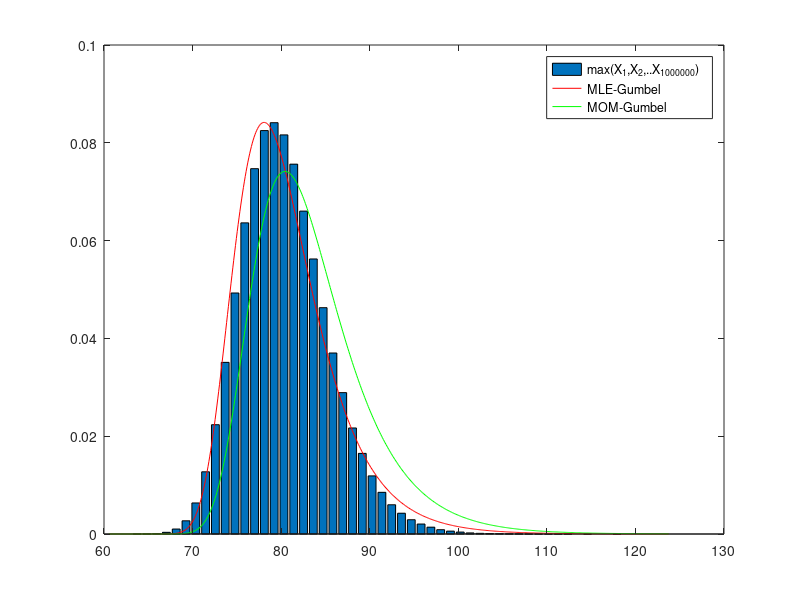

The MATLAB source for this figure:
clear all
close all
clc

% OPTIONS

% number of realizations per block (snow events per year, independent)
nr = 30;

%number of samples, blocks (years with observation)
nb = 1e6;

mu = 60;
sigma = 10;

% SIMULATION
R = normrnd(mu, sigma, nr, nb);

maxR = max(R,[],1);

% PLOT
[f,x] = hist(maxR, 50);
bar(x,f/trapz(x,f))
hold on
%xlim([min(x)*0.95, max(x)*1.05])

xx = min(x)*0.95:0.1:max(x)*1.05;
param= evfit(-maxR);
p = evpdf(-xx,param(1),param(2));
plot(xx,p,'color','r')

meanX = mean(maxR);
stdX = std(maxR);
p2 = gumbelpdf(xx, meanX, stdX);
plot(xx,p2,'color','g')

legend(['max(X_1,X_2,..X_{',num2str(nb),'})'], 'MLE-Gumbel', 'MOM-Gumbel')